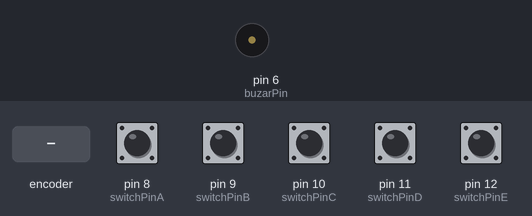
The sketch below on a simulated Arduino Uno, built with avr-gcc and run on an emulated ATmega328P. On the bench: buzzer (waves = sounding, pin HIGH). The inputs (shaded band) are chosen by the test bench; at power-on: pin 8 (switchPinA), pin 9 (switchPinB), pin 10 (switchPinC), pin 11 (switchPinD), pin 12 (switchPinE) LOW.

Above: at 1.8 s.
1.9 s: rotary encoder on pin 8 (switchPinA) / pin 9 (switchPinB) turned 1 step (first pin leading)
At 2.8 s:
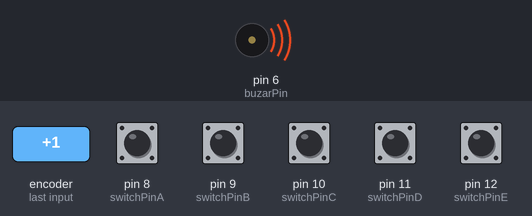
Timing chart, 0 to 11.1 s (numbered marks = the images above; inputs shaded):
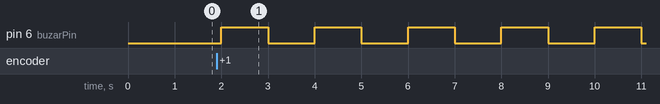

Measured:
- after the input at 1.9 s, pin 6 (buzarPin): alternates HIGH for 1.0 s and LOW for 1.0 s, starting after 0.10 s

The sketch:

lib_buzzar_tact.ino
```cpp
/*
 * タクトスイッチのON/OFFによって電子ブザーの鳴り方を変える
 */

#define switchPinA 8
#define switchPinB 9
#define switchPinC 10
#define switchPinD 11
#define switchPinE 12
#define buzarPin 6

void setup()
{
  pinMode(switchPinA,INPUT) ;
  pinMode(switchPinB,INPUT) ;
  pinMode(switchPinC,INPUT) ;
  pinMode(switchPinD,INPUT) ;
  pinMode(switchPinE,INPUT) ;
  pinMode(buzarPin, OUTPUT);
}

void loop(){
  if (digitalRead(switchPinA) == HIGH) {
    digitalWrite(buzarPin, HIGH);
    delay(1000);
    digitalWrite(buzarPin, LOW);
    delay(1000);
  }
  else if (digitalRead(switchPinB) == HIGH) {
    digitalWrite(buzarPin, HIGH);
    delay(500);
    digitalWrite(buzarPin, LOW);
    delay(500);
  }
  else if (digitalRead(switchPinC) == HIGH) {
    digitalWrite(buzarPin, HIGH);
    delay(300);
    digitalWrite(buzarPin, LOW);
    delay(500);
  }
  else if (digitalRead(switchPinD) == HIGH) {
    digitalWrite(buzarPin, HIGH);
    delay(100);
    digitalWrite(buzarPin, LOW);
    delay(100);
  }
  else if (digitalRead(switchPinE) == HIGH) {
    digitalWrite(buzarPin, HIGH);
    delay(1500);
    digitalWrite(buzarPin, LOW);
    delay(500);
  }
  else {
    digitalWrite(buzarPin, LOW);
    delay(500);
  }
}
```
